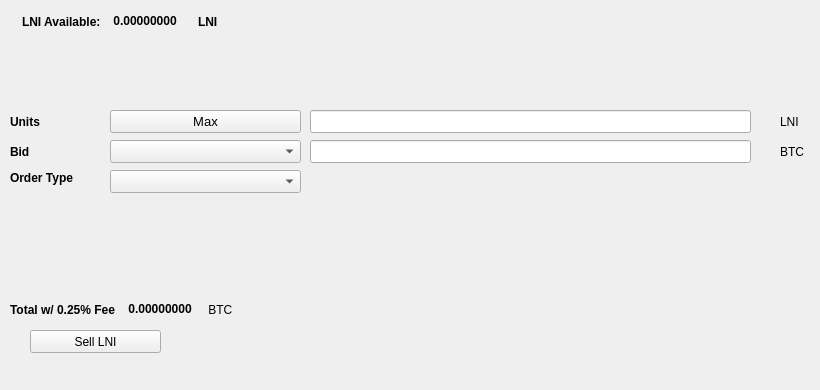
   <widget class="QWidget" name="SellTab">
    <attribute name="title">
     <string>Sell</string>
    </attribute>
    <widget class="QLabel" name="label_16">
     <property name="geometry">
      <rect>
       <x>780</x>
       <y>140</y>
       <width>31</width>
       <height>23</height>
      </rect>
     </property>
     <property name="text">
      <string>BTC</string>
     </property>
    </widget>
    <widget class="QComboBox" name="SellBidcomboBox">
     <property name="geometry">
      <rect>
       <x>110</x>
       <y>140</y>
       <width>191</width>
       <height>23</height>
      </rect>
     </property>
     <property name="font">
      <font>
       <pointsize>10</pointsize>
      </font>
     </property>
    </widget>
    <widget class="QLabel" name="label_18">
     <property name="geometry">
      <rect>
       <x>10</x>
       <y>110</y>
       <width>46</width>
       <height>23</height>
      </rect>
     </property>
     <property name="font">
      <font>
       <weight>75</weight>
       <bold>true</bold>
      </font>
     </property>
     <property name="text">
      <string>Units</string>
     </property>
    </widget>
    <widget class="QPushButton" name="Sell_Max_Amount">
     <property name="geometry">
      <rect>
       <x>110</x>
       <y>110</y>
       <width>191</width>
       <height>23</height>
      </rect>
     </property>
     <property name="font">
      <font>
       <pointsize>10</pointsize>
      </font>
     </property>
     <property name="text">
      <string>Max</string>
     </property>
    </widget>
    <widget class="QLabel" name="label_20">
     <property name="geometry">
      <rect>
       <x>10</x>
       <y>170</y>
       <width>91</width>
       <height>16</height>
      </rect>
     </property>
     <property name="font">
      <font>
       <weight>75</weight>
       <bold>true</bold>
      </font>
     </property>
     <property name="text">
      <string>Order Type</string>
     </property>
    </widget>
    <widget class="QComboBox" name="SellOrdertypeCombo">
     <property name="geometry">
      <rect>
       <x>110</x>
       <y>170</y>
       <width>191</width>
       <height>23</height>
      </rect>
     </property>
     <property name="font">
      <font>
       <pointsize>10</pointsize>
      </font>
     </property>
    </widget>
    <widget class="QLabel" name="label_21">
     <property name="geometry">
      <rect>
       <x>10</x>
       <y>140</y>
       <width>46</width>
       <height>23</height>
      </rect>
     </property>
     <property name="font">
      <font>
       <weight>75</weight>
       <bold>true</bold>
      </font>
     </property>
     <property name="text">
      <string>Bid</string>
     </property>
    </widget>
    <widget class="QLabel" name="label_22">
     <property name="geometry">
      <rect>
       <x>780</x>
       <y>110</y>
       <width>31</width>
       <height>23</height>
      </rect>
     </property>
     <property name="text">
      <string>LNI</string>
     </property>
    </widget>
    <widget class="QLineEdit" name="UnitsInputLNI">
     <property name="geometry">
      <rect>
       <x>310</x>
       <y>110</y>
       <width>441</width>
       <height>23</height>
      </rect>
     </property>
     <property name="font">
      <font>
       <pointsize>9</pointsize>
       <weight>75</weight>
       <bold>true</bold>
      </font>
     </property>
    </widget>
    <widget class="QLineEdit" name="SellBidPriceEdit">
     <property name="geometry">
      <rect>
       <x>310</x>
       <y>140</y>
       <width>441</width>
       <height>23</height>
      </rect>
     </property>
     <property name="font">
      <font>
       <pointsize>9</pointsize>
       <weight>75</weight>
       <bold>true</bold>
      </font>
     </property>
    </widget>
    <widget class="QPushButton" name="SellLNIBTN">
     <property name="geometry">
      <rect>
       <x>30</x>
       <y>330</y>
       <width>131</width>
       <height>23</height>
      </rect>
     </property>
     <property name="text">
      <string>Sell LNI</string>
     </property>
     <property name="icon">
      <iconset resource="../loonie">
       <normaloff>:/icons/bitcoin</normaloff>:/icons/bitcoin</iconset>
     </property>
    </widget>
    <widget class="QWidget" name="layoutWidget3">
     <property name="geometry">
      <rect>
       <x>22</x>
       <y>12</y>
       <width>258</width>
       <height>19</height>
      </rect>
     </property>
     <layout class="QHBoxLayout" name="horizontalLayout">
      <item>
       <widget class="QLabel" name="label232_2">
        <property name="font">
         <font>
          <weight>75</weight>
          <bold>true</bold>
         </font>
        </property>
        <property name="text">
         <string>LNI Available:</string>
        </property>
       </widget>
      </item>
      <item>
       <widget class="QLabel" name="LNIAvailableLabel">
        <property name="palette">
         <palette>
          <active>
           <colorrole role="WindowText">
            <brush brushstyle="SolidPattern">
             <color alpha="255">
              <red>0</red>
              <green>0</green>
              <blue>0</blue>
             </color>
            </brush>
           </colorrole>
           <colorrole role="Button">
            <brush brushstyle="SolidPattern">
             <color alpha="255">
              <red>0</red>
              <green>170</green>
              <blue>0</blue>
             </color>
            </brush>
           </colorrole>
           <colorrole role="Light">
            <brush brushstyle="SolidPattern">
             <color alpha="255">
              <red>0</red>
              <green>255</green>
              <blue>0</blue>
             </color>
            </brush>
           </colorrole>
           <colorrole role="Midlight">
            <brush brushstyle="SolidPattern">
             <color alpha="255">
              <red>0</red>
              <green>212</green>
              <blue>0</blue>
             </color>
            </brush>
           </colorrole>
           <colorrole role="Dark">
            <brush brushstyle="SolidPattern">
             <color alpha="255">
              <red>0</red>
              <green>85</green>
              <blue>0</blue>
             </color>
            </brush>
           </colorrole>
           <colorrole role="Mid">
            <brush brushstyle="SolidPattern">
             <color alpha="255">
              <red>0</red>
              <green>113</green>
              <blue>0</blue>
             </color>
            </brush>
           </colorrole>
           <colorrole role="Text">
            <brush brushstyle="SolidPattern">
             <color alpha="255">
              <red>0</red>
              <green>170</green>
              <blue>0</blue>
             </color>
            </brush>
           </colorrole>
           <colorrole role="BrightText">
            <brush brushstyle="SolidPattern">
             <color alpha="255">
              <red>255</red>
              <green>255</green>
              <blue>255</blue>
             </color>
            </brush>
           </colorrole>
           <colorrole role="ButtonText">
            <brush brushstyle="SolidPattern">
             <color alpha="255">
              <red>0</red>
              <green>0</green>
              <blue>0</blue>
             </color>
            </brush>
           </colorrole>
           <colorrole role="Base">
            <brush brushstyle="SolidPattern">
             <color alpha="255">
              <red>255</red>
              <green>255</green>
              <blue>255</blue>
             </color>
            </brush>
           </colorrole>
           <colorrole role="Window">
            <brush brushstyle="SolidPattern">
             <color alpha="255">
              <red>0</red>
              <green>170</green>
              <blue>0</blue>
             </color>
            </brush>
           </colorrole>
           <colorrole role="Shadow">
            <brush brushstyle="SolidPattern">
             <color alpha="255">
              <red>0</red>
              <green>0</green>
              <blue>0</blue>
             </color>
            </brush>
           </colorrole>
           <colorrole role="AlternateBase">
            <brush brushstyle="SolidPattern">
             <color alpha="255">
              <red>127</red>
              <green>212</green>
              <blue>127</blue>
             </color>
            </brush>
           </colorrole>
           <colorrole role="ToolTipBase">
            <brush brushstyle="SolidPattern">
             <color alpha="255">
              <red>255</red>
              <green>255</green>
              <blue>220</blue>
             </color>
            </brush>
           </colorrole>
           <colorrole role="ToolTipText">
            <brush brushstyle="SolidPattern">
             <color alpha="255">
              <red>0</red>
              <green>0</green>
              <blue>0</blue>
             </color>
            </brush>
           </colorrole>
          </active>
          <inactive>
           <colorrole role="WindowText">
            <brush brushstyle="SolidPattern">
             <color alpha="255">
              <red>0</red>
              <green>0</green>
              <blue>0</blue>
             </color>
            </brush>
           </colorrole>
           <colorrole role="Button">
            <brush brushstyle="SolidPattern">
             <color alpha="255">
              <red>0</red>
              <green>170</green>
              <blue>0</blue>
             </color>
            </brush>
           </colorrole>
           <colorrole role="Light">
            <brush brushstyle="SolidPattern">
             <color alpha="255">
              <red>0</red>
              <green>255</green>
              <blue>0</blue>
             </color>
            </brush>
           </colorrole>
           <colorrole role="Midlight">
            <brush brushstyle="SolidPattern">
             <color alpha="255">
              <red>0</red>
              <green>212</green>
              <blue>0</blue>
             </color>
            </brush>
           </colorrole>
           <colorrole role="Dark">
            <brush brushstyle="SolidPattern">
             <color alpha="255">
              <red>0</red>
              <green>85</green>
              <blue>0</blue>
             </color>
            </brush>
           </colorrole>
           <colorrole role="Mid">
            <brush brushstyle="SolidPattern">
             <color alpha="255">
              <red>0</red>
              <green>113</green>
              <blue>0</blue>
             </color>
            </brush>
           </colorrole>
           <colorrole role="Text">
            <brush brushstyle="SolidPattern">
             <color alpha="255">
              <red>0</red>
              <green>170</green>
              <blue>0</blue>
             </color>
            </brush>
           </colorrole>
           <colorrole role="BrightText">
            <brush brushstyle="SolidPattern">
             <color alpha="255">
              <red>255</red>
              <green>255</green>
              <blue>255</blue>
             </color>
            </brush>
           </colorrole>
           <colorrole role="ButtonText">
            <brush brushstyle="SolidPattern">
             <color alpha="255">
              <red>0</red>
              <green>0</green>
              <blue>0</blue>
             </color>
            </brush>
           </colorrole>
           <colorrole role="Base">
            <brush brushstyle="SolidPattern">
             <color alpha="255">
              <red>255</red>
              <green>255</green>
              <blue>255</blue>
             </color>
            </brush>
           </colorrole>
           <colorrole role="Window">
            <brush brushstyle="SolidPattern">
             <color alpha="255">
              <red>0</red>
              <green>170</green>
              <blue>0</blue>
             </color>
            </brush>
           </colorrole>
           <colorrole role="Shadow">
            <brush brushstyle="SolidPattern">
             <color alpha="255">
              <red>0</red>
              <green>0</green>
              <blue>0</blue>
             </color>
            </brush>
           </colorrole>
           <colorrole role="AlternateBase">
            <brush brushstyle="SolidPattern">
             <color alpha="255">
              <red>127</red>
              <green>212</green>
              <blue>127</blue>
             </color>
            </brush>
           </colorrole>
           <colorrole role="ToolTipBase">
            <brush brushstyle="SolidPattern">
             <color alpha="255">
              <red>255</red>
              <green>255</green>
              <blue>220</blue>
             </color>
            </brush>
           </colorrole>
           <colorrole role="ToolTipText">
            <brush brushstyle="SolidPattern">
             <color alpha="255">
              <red>0</red>
              <green>0</green>
              <blue>0</blue>
             </color>
            </brush>
           </colorrole>
          </inactive>
          <disabled>
           <colorrole role="WindowText">
            <brush brushstyle="SolidPattern">
             <color alpha="255">
              <red>0</red>
              <green>85</green>
              <blue>0</blue>
             </color>
            </brush>
           </colorrole>
           <colorrole role="Button">
            <brush brushstyle="SolidPattern">
             <color alpha="255">
              <red>0</red>
              <green>170</green>
              <blue>0</blue>
             </color>
            </brush>
           </colorrole>
           <colorrole role="Light">
            <brush brushstyle="SolidPattern">
             <color alpha="255">
              <red>0</red>
              <green>255</green>
              <blue>0</blue>
             </color>
            </brush>
           </colorrole>
           <colorrole role="Midlight">
            <brush brushstyle="SolidPattern">
             <color alpha="255">
              <red>0</red>
              <green>212</green>
              <blue>0</blue>
             </color>
            </brush>
           </colorrole>
           <colorrole role="Dark">
            <brush brushstyle="SolidPattern">
             <color alpha="255">
              <red>0</red>
              <green>85</green>
              <blue>0</blue>
             </color>
            </brush>
           </colorrole>
           <colorrole role="Mid">
            <brush brushstyle="SolidPattern">
             <color alpha="255">
              <red>0</red>
              <green>113</green>
              <blue>0</blue>
             </color>
            </brush>
           </colorrole>
           <colorrole role="Text">
            <brush brushstyle="SolidPattern">
             <color alpha="255">
              <red>0</red>
              <green>85</green>
              <blue>0</blue>
             </color>
            </brush>
           </colorrole>
           <colorrole role="BrightText">
            <brush brushstyle="SolidPattern">
             <color alpha="255">
              <red>255</red>
              <green>255</green>
              <blue>255</blue>
             </color>
            </brush>
           </colorrole>
           <colorrole role="ButtonText">
            <brush brushstyle="SolidPattern">
             <color alpha="255">
              <red>0</red>
              <green>85</green>
              <blue>0</blue>
             </color>
            </brush>
           </colorrole>
           <colorrole role="Base">
            <brush brushstyle="SolidPattern">
             <color alpha="255">
              <red>0</red>
              <green>170</green>
              <blue>0</blue>
             </color>
            </brush>
           </colorrole>
           <colorrole role="Window">
            <brush brushstyle="SolidPattern">
             <color alpha="255">
              <red>0</red>
              <green>170</green>
              <blue>0</blue>
             </color>
            </brush>
           </colorrole>
           <colorrole role="Shadow">
            <brush brushstyle="SolidPattern">
             <color alpha="255">
              <red>0</red>
              <green>0</green>
              <blue>0</blue>
             </color>
            </brush>
           </colorrole>
           <colorrole role="AlternateBase">
            <brush brushstyle="SolidPattern">
             <color alpha="255">
              <red>0</red>
              <green>170</green>
              <blue>0</blue>
             </color>
            </brush>
           </colorrole>
           <colorrole role="ToolTipBase">
            <brush brushstyle="SolidPattern">
             <color alpha="255">
              <red>255</red>
              <green>255</green>
              <blue>220</blue>
             </color>
            </brush>
           </colorrole>
           <colorrole role="ToolTipText">
            <brush brushstyle="SolidPattern">
             <color alpha="255">
              <red>0</red>
              <green>0</green>
              <blue>0</blue>
             </color>
            </brush>
           </colorrole>
          </disabled>
         </palette>
        </property>
        <property name="font">
         <font>
          <weight>75</weight>
          <bold>true</bold>
         </font>
        </property>
        <property name="text">
         <string> 0.00000000 </string>
        </property>
        <property name="textInteractionFlags">
         <set>Qt::LinksAccessibleByMouse|Qt::TextSelectableByKeyboard|Qt::TextSelectableByMouse</set>
        </property>
       </widget>
      </item>
      <item>
       <widget class="QLabel" name="labelLNI">
        <property name="font">
         <font>
          <weight>75</weight>
          <bold>true</bold>
         </font>
        </property>
        <property name="text">
         <string>LNI</string>
        </property>
       </widget>
      </item>
     </layout>
    </widget>
    <widget class="QWidget" name="layoutWidget">
     <property name="geometry">
      <rect>
       <x>10</x>
       <y>300</y>
       <width>268</width>
       <height>19</height>
      </rect>
     </property>
     <layout class="QHBoxLayout" name="horizontalLayout_2">
      <item>
       <widget class="QLabel" name="label_19">
        <property name="font">
         <font>
          <weight>75</weight>
          <bold>true</bold>
         </font>
        </property>
        <property name="text">
         <string>Total w/ 0.25% Fee </string>
        </property>
       </widget>
      </item>
      <item>
       <widget class="QLabel" name="SellCostLabel">
        <property name="palette">
         <palette>
          <active>
           <colorrole role="WindowText">
            <brush brushstyle="SolidPattern">
             <color alpha="255">
              <red>0</red>
              <green>0</green>
              <blue>0</blue>
             </color>
            </brush>
           </colorrole>
           <colorrole role="Button">
            <brush brushstyle="SolidPattern">
             <color alpha="255">
              <red>0</red>
              <green>170</green>
              <blue>0</blue>
             </color>
            </brush>
           </colorrole>
           <colorrole role="Light">
            <brush brushstyle="SolidPattern">
             <color alpha="255">
              <red>0</red>
              <green>255</green>
              <blue>0</blue>
             </color>
            </brush>
           </colorrole>
           <colorrole role="Midlight">
            <brush brushstyle="SolidPattern">
             <color alpha="255">
              <red>0</red>
              <green>212</green>
              <blue>0</blue>
             </color>
            </brush>
           </colorrole>
           <colorrole role="Dark">
            <brush brushstyle="SolidPattern">
             <color alpha="255">
              <red>0</red>
              <green>85</green>
              <blue>0</blue>
             </color>
            </brush>
           </colorrole>
           <colorrole role="Mid">
            <brush brushstyle="SolidPattern">
             <color alpha="255">
              <red>0</red>
              <green>113</green>
              <blue>0</blue>
             </color>
            </brush>
           </colorrole>
           <colorrole role="Text">
            <brush brushstyle="SolidPattern">
             <color alpha="255">
              <red>0</red>
              <green>170</green>
              <blue>0</blue>
             </color>
            </brush>
           </colorrole>
           <colorrole role="BrightText">
            <brush brushstyle="SolidPattern">
             <color alpha="255">
              <red>255</red>
              <green>255</green>
              <blue>255</blue>
             </color>
            </brush>
           </colorrole>
           <colorrole role="ButtonText">
            <brush brushstyle="SolidPattern">
             <color alpha="255">
              <red>0</red>
              <green>0</green>
              <blue>0</blue>
             </color>
            </brush>
           </colorrole>
           <colorrole role="Base">
            <brush brushstyle="SolidPattern">
             <color alpha="255">
              <red>255</red>
              <green>255</green>
              <blue>255</blue>
             </color>
            </brush>
           </colorrole>
           <colorrole role="Window">
            <brush brushstyle="SolidPattern">
             <color alpha="255">
              <red>0</red>
              <green>170</green>
              <blue>0</blue>
             </color>
            </brush>
           </colorrole>
           <colorrole role="Shadow">
            <brush brushstyle="SolidPattern">
             <color alpha="255">
              <red>0</red>
              <green>0</green>
              <blue>0</blue>
             </color>
            </brush>
           </colorrole>
           <colorrole role="AlternateBase">
            <brush brushstyle="SolidPattern">
             <color alpha="255">
              <red>127</red>
              <green>212</green>
              <blue>127</blue>
             </color>
            </brush>
           </colorrole>
           <colorrole role="ToolTipBase">
            <brush brushstyle="SolidPattern">
             <color alpha="255">
              <red>255</red>
              <green>255</green>
              <blue>220</blue>
             </color>
            </brush>
           </colorrole>
           <colorrole role="ToolTipText">
            <brush brushstyle="SolidPattern">
             <color alpha="255">
              <red>0</red>
              <green>0</green>
              <blue>0</blue>
             </color>
            </brush>
           </colorrole>
          </active>
          <inactive>
           <colorrole role="WindowText">
            <brush brushstyle="SolidPattern">
             <color alpha="255">
              <red>0</red>
              <green>0</green>
              <blue>0</blue>
             </color>
            </brush>
           </colorrole>
           <colorrole role="Button">
            <brush brushstyle="SolidPattern">
             <color alpha="255">
              <red>0</red>
              <green>170</green>
              <blue>0</blue>
             </color>
            </brush>
           </colorrole>
           <colorrole role="Light">
            <brush brushstyle="SolidPattern">
             <color alpha="255">
              <red>0</red>
              <green>255</green>
              <blue>0</blue>
             </color>
            </brush>
           </colorrole>
           <colorrole role="Midlight">
            <brush brushstyle="SolidPattern">
             <color alpha="255">
              <red>0</red>
              <green>212</green>
              <blue>0</blue>
             </color>
            </brush>
           </colorrole>
           <colorrole role="Dark">
            <brush brushstyle="SolidPattern">
             <color alpha="255">
              <red>0</red>
              <green>85</green>
              <blue>0</blue>
             </color>
            </brush>
           </colorrole>
           <colorrole role="Mid">
            <brush brushstyle="SolidPattern">
             <color alpha="255">
              <red>0</red>
              <green>113</green>
              <blue>0</blue>
             </color>
            </brush>
           </colorrole>
           <colorrole role="Text">
            <brush brushstyle="SolidPattern">
             <color alpha="255">
              <red>0</red>
              <green>170</green>
              <blue>0</blue>
             </color>
            </brush>
           </colorrole>
           <colorrole role="BrightText">
            <brush brushstyle="SolidPattern">
             <color alpha="255">
              <red>255</red>
              <green>255</green>
              <blue>255</blue>
             </color>
            </brush>
           </colorrole>
           <colorrole role="ButtonText">
            <brush brushstyle="SolidPattern">
             <color alpha="255">
              <red>0</red>
              <green>0</green>
              <blue>0</blue>
             </color>
            </brush>
           </colorrole>
           <colorrole role="Base">
            <brush brushstyle="SolidPattern">
             <color alpha="255">
              <red>255</red>
              <green>255</green>
              <blue>255</blue>
             </color>
            </brush>
           </colorrole>
           <colorrole role="Window">
            <brush brushstyle="SolidPattern">
             <color alpha="255">
              <red>0</red>
              <green>170</green>
              <blue>0</blue>
             </color>
            </brush>
           </colorrole>
           <colorrole role="Shadow">
            <brush brushstyle="SolidPattern">
             <color alpha="255">
              <red>0</red>
              <green>0</green>
              <blue>0</blue>
             </color>
            </brush>
           </colorrole>
           <colorrole role="AlternateBase">
            <brush brushstyle="SolidPattern">
             <color alpha="255">
              <red>127</red>
              <green>212</green>
              <blue>127</blue>
             </color>
            </brush>
           </colorrole>
           <colorrole role="ToolTipBase">
            <brush brushstyle="SolidPattern">
             <color alpha="255">
              <red>255</red>
              <green>255</green>
              <blue>220</blue>
             </color>
            </brush>
           </colorrole>
           <colorrole role="ToolTipText">
            <brush brushstyle="SolidPattern">
             <color alpha="255">
              <red>0</red>
              <green>0</green>
              <blue>0</blue>
             </color>
            </brush>
           </colorrole>
          </inactive>
          <disabled>
           <colorrole role="WindowText">
            <brush brushstyle="SolidPattern">
             <color alpha="255">
              <red>0</red>
              <green>85</green>
              <blue>0</blue>
             </color>
            </brush>
           </colorrole>
           <colorrole role="Button">
            <brush brushstyle="SolidPattern">
             <color alpha="255">
              <red>0</red>
              <green>170</green>
              <blue>0</blue>
             </color>
            </brush>
           </colorrole>
           <colorrole role="Light">
            <brush brushstyle="SolidPattern">
             <color alpha="255">
              <red>0</red>
              <green>255</green>
              <blue>0</blue>
             </color>
            </brush>
           </colorrole>
           <colorrole role="Midlight">
            <brush brushstyle="SolidPattern">
             <color alpha="255">
              <red>0</red>
              <green>212</green>
              <blue>0</blue>
             </color>
            </brush>
           </colorrole>
           <colorrole role="Dark">
            <brush brushstyle="SolidPattern">
             <color alpha="255">
              <red>0</red>
              <green>85</green>
              <blue>0</blue>
             </color>
            </brush>
           </colorrole>
           <colorrole role="Mid">
            <brush brushstyle="SolidPattern">
             <color alpha="255">
              <red>0</red>
              <green>113</green>
              <blue>0</blue>
             </color>
            </brush>
           </colorrole>
           <colorrole role="Text">
            <brush brushstyle="SolidPattern">
             <color alpha="255">
              <red>0</red>
              <green>85</green>
              <blue>0</blue>
             </color>
            </brush>
           </colorrole>
           <colorrole role="BrightText">
            <brush brushstyle="SolidPattern">
             <color alpha="255">
              <red>255</red>
              <green>255</green>
              <blue>255</blue>
             </color>
            </brush>
           </colorrole>
           <colorrole role="ButtonText">
            <brush brushstyle="SolidPattern">
             <color alpha="255">
              <red>0</red>
              <green>85</green>
              <blue>0</blue>
             </color>
            </brush>
           </colorrole>
           <colorrole role="Base">
            <brush brushstyle="SolidPattern">
             <color alpha="255">
              <red>0</red>
              <green>170</green>
              <blue>0</blue>
             </color>
            </brush>
           </colorrole>
           <colorrole role="Window">
            <brush brushstyle="SolidPattern">
             <color alpha="255">
              <red>0</red>
              <green>170</green>
              <blue>0</blue>
             </color>
            </brush>
           </colorrole>
           <colorrole role="Shadow">
            <brush brushstyle="SolidPattern">
             <color alpha="255">
              <red>0</red>
              <green>0</green>
              <blue>0</blue>
             </color>
            </brush>
           </colorrole>
           <colorrole role="AlternateBase">
            <brush brushstyle="SolidPattern">
             <color alpha="255">
              <red>0</red>
              <green>170</green>
              <blue>0</blue>
             </color>
            </brush>
           </colorrole>
           <colorrole role="ToolTipBase">
            <brush brushstyle="SolidPattern">
             <color alpha="255">
              <red>255</red>
              <green>255</green>
              <blue>220</blue>
             </color>
            </brush>
           </colorrole>
           <colorrole role="ToolTipText">
            <brush brushstyle="SolidPattern">
             <color alpha="255">
              <red>0</red>
              <green>0</green>
              <blue>0</blue>
             </color>
            </brush>
           </colorrole>
          </disabled>
         </palette>
        </property>
        <property name="font">
         <font>
          <weight>75</weight>
          <bold>true</bold>
         </font>
        </property>
        <property name="autoFillBackground">
         <bool>false</bool>
        </property>
        <property name="text">
         <string> 0.00000000</string>
        </property>
        <property name="textInteractionFlags">
         <set>Qt::LinksAccessibleByMouse|Qt::TextSelectableByMouse</set>
        </property>
       </widget>
      </item>
      <item>
       <widget class="QLabel" name="label_17">
        <property name="font">
         <font>
          <weight>50</weight>
          <bold>false</bold>
         </font>
        </property>
        <property name="text">
         <string> BTC</string>
        </property>
       </widget>
      </item>
     </layout>
    </widget>
    <widget class="QLabel" name="label_23">
     <property name="geometry">
      <rect>
       <x>460</x>
       <y>300</y>
       <width>281</width>
       <height>81</height>
      </rect>
     </property>
     <property name="text">
      <string/>
     </property>
     <property name="pixmap">
      <pixmap>:/images/bittrex</pixmap>
     </property>
    </widget>
   </widget>
